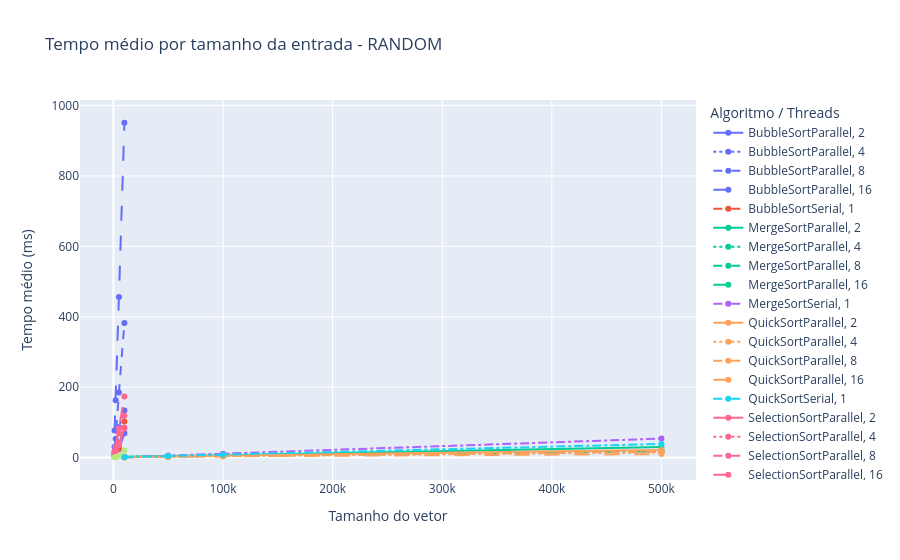

Notebook code cell kept with this figure:
### Markdown cell above
## 5. Comparação por tipo de entrada

### Code cell
tipo_entrada = "RANDOM"

filtered = summary[summary["data_type"] == tipo_entrada]

fig = px.line(
    filtered,
    x="size",
    y="mean_time_ms",
    color="algorithm",
    line_dash="threads",
    markers=True,
    hover_data=["execution_type", "std_time_ms", "samples"],
    title=f"Tempo médio por tamanho da entrada - {tipo_entrada}"
)

fig.update_layout(
    xaxis_title="Tamanho do vetor",
    yaxis_title="Tempo médio (ms)",
    legend_title="Algoritmo / Threads"
)

fig.show()

### Figure 1 — Plotly figure (JSON) as saved in the notebook; plotly's stock layout.template omitted (floating-point values rounded to 4 significant figures)
{"data": [{"customdata": [["PARALLEL", 6.6, 5], ["PARALLEL", 5.677, 5], ["PARALLEL", 1.412, 5], ["PARALLEL", 5.317, 5]], "hovertemplate": "algorithm=BubbleSortParallel<br>threads=2<br>size=%{x}<br>mean_time_ms=%{y}<br>execution_type=%{customdata[0]}<br>std_time_ms=%{customdata[1]}<br>samples=%{customdata[2]}<extra></extra>", "legendgroup": "BubbleSortParallel, 2", "line": {"color": "#636efa", "dash": "solid"}, "marker": {"symbol": "circle"}, "mode": "lines+markers", "name": "BubbleSortParallel, 2", "orientation": "v", "showlegend": true, "type": "scatter", "x": [1000, 2000, 5000, 10000], "xaxis": "x", "y": [7.488, 12.4, 24.69, 69.35], "yaxis": "y"}, {"customdata": [["PARALLEL", 3.01, 5], ["PARALLEL", 1.291, 5], ["PARALLEL", 20.23, 5], ["PARALLEL", 14.72, 5]], "hovertemplate": "algorithm=BubbleSortParallel<br>threads=4<br>size=%{x}<br>mean_time_ms=%{y}<br>execution_type=%{customdata[0]}<br>std_time_ms=%{customdata[1]}<br>samples=%{customdata[2]}<extra></extra>", "legendgroup": "BubbleSortParallel, 4", "line": {"color": "#636efa", "dash": "dot"}, "marker": {"symbol": "circle"}, "mode": "lines+markers", "name": "BubbleSortParallel, 4", "orientation": "v", "showlegend": true, "type": "scatter", "x": [1000, 2000, 5000, 10000], "xaxis": "x", "y": [11.81, 20.23, 86.93, 134.1], "yaxis": "y"}, {"customdata": [["PARALLEL", 5.83, 5], ["PARALLEL", 17.66, 5], ["PARALLEL", 49.66, 5], ["PARALLEL", 59.51, 5]], "hovertemplate": "algorithm=BubbleSortParallel<br>threads=8<br>size=%{x}<br>mean_time_ms=%{y}<br>execution_type=%{customdata[0]}<br>std_time_ms=%{customdata[1]}<br>samples=%{customdata[2]}<extra></extra>", "legendgroup": "BubbleSortParallel, 8", "line": {"color": "#636efa", "dash": "dash"}, "marker": {"symbol": "circle"}, "mode": "lines+markers", "name": "BubbleSortParallel, 8", "orientation": "v", "showlegend": true, "type": "scatter", "x": [1000, 2000, 5000, 10000], "xaxis": "x", "y": [30.56, 53.75, 185.0, 382.5], "yaxis": "y"}, {"customdata": [["PARALLEL", 19.25, 5], ["PARALLEL", 15.5, 5], ["PARALLEL", 43.06, 5], ["PARALLEL", 35.47, 5]], "hovertemplate": "algorithm=BubbleSortParallel<br>threads=16<br>size=%{x}<br>mean_time_ms=%{y}<br>execution_type=%{customdata[0]}<br>std_time_ms=%{customdata[1]}<br>samples=%{customdata[2]}<extra></extra>", "legendgroup": "BubbleSortParallel, 16", "line": {"color": "#636efa", "dash": "longdash"}, "marker": {"symbol": "circle"}, "mode": "lines+markers", "name": "BubbleSortParallel, 16", "orientation": "v", "showlegend": true, "type": "scatter", "x": [1000, 2000, 5000, 10000], "xaxis": "x", "y": [76.9, 162.7, 456.4, 951.1], "yaxis": "y"}, {"customdata": [["SERIAL", 2.218, 5], ["SERIAL", 0.5896, 5], ["SERIAL", 5.602, 5], ["SERIAL", 5.728, 5]], "hovertemplate": "algorithm=BubbleSortSerial<br>threads=1<br>size=%{x}<br>mean_time_ms=%{y}<br>execution_type=%{customdata[0]}<br>std_time_ms=%{customdata[1]}<br>samples=%{customdata[2]}<extra></extra>", "legendgroup": "BubbleSortSerial, 1", "line": {"color": "#EF553B", "dash": "dashdot"}, "marker": {"symbol": "circle"}, "mode": "lines+markers", "name": "BubbleSortSerial, 1", "orientation": "v", "showlegend": true, "type": "scatter", "x": [1000, 2000, 5000, 10000], "xaxis": "x", "y": [1.992, 2.623, 25.27, 102.3], "yaxis": "y"}, {"customdata": [["PARALLEL", 2.809, 5], ["PARALLEL", 0.7349, 5], ["PARALLEL", 0.8617, 5], ["PARALLEL", 1.549, 5]], "hovertemplate": "algorithm=MergeSortParallel<br>threads=2<br>size=%{x}<br>mean_time_ms=%{y}<br>execution_type=%{customdata[0]}<br>std_time_ms=%{customdata[1]}<br>samples=%{customdata[2]}<extra></extra>", "legendgroup": "MergeSortParallel, 2", "line": {"color": "#00cc96", "dash": "solid"}, "marker": {"symbol": "circle"}, "mode": "lines+markers", "name": "MergeSortParallel, 2", "orientation": "v", "showlegend": true, "type": "scatter", "x": [10000, 50000, 100000, 500000], "xaxis": "x", "y": [2.413, 3.743, 6.802, 30.18], "yaxis": "y"}, {"customdata": [["PARALLEL", 1.763, 5], ["PARALLEL", 0.4878, 5], ["PARALLEL", 1.905, 5], ["PARALLEL", 2.548, 5]], "hovertemplate": "algorithm=MergeSortParallel<br>threads=4<br>size=%{x}<br>mean_time_ms=%{y}<br>execution_type=%{customdata[0]}<br>std_time_ms=%{customdata[1]}<br>samples=%{customdata[2]}<extra></extra>", "legendgroup": "MergeSortParallel, 4", "line": {"color": "#00cc96", "dash": "dot"}, "marker": {"symbol": "circle"}, "mode": "lines+markers", "name": "MergeSortParallel, 4", "orientation": "v", "showlegend": true, "type": "scatter", "x": [10000, 50000, 100000, 500000], "xaxis": "x", "y": [1.919, 2.824, 5.788, 19.98], "yaxis": "y"}, {"customdata": [["PARALLEL", 1.194, 5], ["PARALLEL", 0.4288, 5], ["PARALLEL", 0.4756, 5], ["PARALLEL", 2.938, 5]], "hovertemplate": "algorithm=MergeSortParallel<br>threads=8<br>size=%{x}<br>mean_time_ms=%{y}<br>execution_type=%{customdata[0]}<br>std_time_ms=%{customdata[1]}<br>samples=%{customdata[2]}<extra></extra>", "legendgroup": "MergeSortParallel, 8", "line": {"color": "#00cc96", "dash": "dash"}, "marker": {"symbol": "circle"}, "mode": "lines+markers", "name": "MergeSortParallel, 8", "orientation": "v", "showlegend": true, "type": "scatter", "x": [10000, 50000, 100000, 500000], "xaxis": "x", "y": [1.768, 2.474, 4.478, 18.05], "yaxis": "y"}, {"customdata": [["PARALLEL", 0.05219, 5], ["PARALLEL", 0.4618, 5], ["PARALLEL", 2.07, 5], ["PARALLEL", 4.085, 5]], "hovertemplate": "algorithm=MergeSortParallel<br>threads=16<br>size=%{x}<br>mean_time_ms=%{y}<br>execution_type=%{customdata[0]}<br>std_time_ms=%{customdata[1]}<br>samples=%{customdata[2]}<extra></extra>", "legendgroup": "MergeSortParallel, 16", "line": {"color": "#00cc96", "dash": "longdash"}, "marker": {"symbol": "circle"}, "mode": "lines+markers", "name": "MergeSortParallel, 16", "orientation": "v", "showlegend": true, "type": "scatter", "x": [10000, 50000, 100000, 500000], "xaxis": "x", "y": [1.235, 2.667, 5.813, 17.44], "yaxis": "y"}, {"customdata": [["SERIAL", 0.8997, 5], ["SERIAL", 1.785, 5], ["SERIAL", 1.959, 5], ["SERIAL", 1.592, 5]], "hovertemplate": "algorithm=MergeSortSerial<br>threads=1<br>size=%{x}<br>mean_time_ms=%{y}<br>execution_type=%{customdata[0]}<br>std_time_ms=%{customdata[1]}<br>samples=%{customdata[2]}<extra></extra>", "legendgroup": "MergeSortSerial, 1", "line": {"color": "#ab63fa", "dash": "dashdot"}, "marker": {"symbol": "circle"}, "mode": "lines+markers", "name": "MergeSortSerial, 1", "orientation": "v", "showlegend": true, "type": "scatter", "x": [10000, 50000, 100000, 500000], "xaxis": "x", "y": [1.198, 5.939, 11.34, 54.07], "yaxis": "y"}, {"customdata": [["PARALLEL", 0.1526, 5], ["PARALLEL", 0.4471, 5], ["PARALLEL", 1.18, 5], ["PARALLEL", 0.7487, 5]], "hovertemplate": "algorithm=QuickSortParallel<br>threads=2<br>size=%{x}<br>mean_time_ms=%{y}<br>execution_type=%{customdata[0]}<br>std_time_ms=%{customdata[1]}<br>samples=%{customdata[2]}<extra></extra>", "legendgroup": "QuickSortParallel, 2", "line": {"color": "#FFA15A", "dash": "solid"}, "marker": {"symbol": "circle"}, "mode": "lines+markers", "name": "QuickSortParallel, 2", "orientation": "v", "showlegend": true, "type": "scatter", "x": [10000, 50000, 100000, 500000], "xaxis": "x", "y": [1.139, 3.326, 6.082, 21.37], "yaxis": "y"}, {"customdata": [["PARALLEL", 0.1623, 5], ["PARALLEL", 0.6688, 5], ["PARALLEL", 0.4618, 5], ["PARALLEL", 1.036, 5]], "hovertemplate": "algorithm=QuickSortParallel<br>threads=4<br>size=%{x}<br>mean_time_ms=%{y}<br>execution_type=%{customdata[0]}<br>std_time_ms=%{customdata[1]}<br>samples=%{customdata[2]}<extra></extra>", "legendgroup": "QuickSortParallel, 4", "line": {"color": "#FFA15A", "dash": "dot"}, "marker": {"symbol": "circle"}, "mode": "lines+markers", "name": "QuickSortParallel, 4", "orientation": "v", "showlegend": true, "type": "scatter", "x": [10000, 50000, 100000, 500000], "xaxis": "x", "y": [1.192, 2.683, 4.146, 14.91], "yaxis": "y"}, {"customdata": [["PARALLEL", 0.1297, 5], ["PARALLEL", 0.4241, 5], ["PARALLEL", 0.5974, 5], ["PARALLEL", 10.78, 5]], "hovertemplate": "algorithm=QuickSortParallel<br>threads=8<br>size=%{x}<br>mean_time_ms=%{y}<br>execution_type=%{customdata[0]}<br>std_time_ms=%{customdata[1]}<br>samples=%{customdata[2]}<extra></extra>", "legendgroup": "QuickSortParallel, 8", "line": {"color": "#FFA15A", "dash": "dash"}, "marker": {"symbol": "circle"}, "mode": "lines+markers", "name": "QuickSortParallel, 8", "orientation": "v", "showlegend": true, "type": "scatter", "x": [10000, 50000, 100000, 500000], "xaxis": "x", "y": [1.202, 2.406, 4.12, 17.04], "yaxis": "y"}, {"customdata": [["PARALLEL", 0.3689, 5], ["PARALLEL", 0.111, 5], ["PARALLEL", 0.9953, 5], ["PARALLEL", 1.911, 5]], "hovertemplate": "algorithm=QuickSortParallel<br>threads=16<br>size=%{x}<br>mean_time_ms=%{y}<br>execution_type=%{customdata[0]}<br>std_time_ms=%{customdata[1]}<br>samples=%{customdata[2]}<extra></extra>", "legendgroup": "QuickSortParallel, 16", "line": {"color": "#FFA15A", "dash": "longdash"}, "marker": {"symbol": "circle"}, "mode": "lines+markers", "name": "QuickSortParallel, 16", "orientation": "v", "showlegend": true, "type": "scatter", "x": [10000, 50000, 100000, 500000], "xaxis": "x", "y": [1.06, 2.567, 3.762, 10.02], "yaxis": "y"}, {"customdata": [["SERIAL", 0.3913, 5], ["SERIAL", 1.204, 5], ["SERIAL", 0.3726, 5], ["SERIAL", 0.6015, 5]], "hovertemplate": "algorithm=QuickSortSerial<br>threads=1<br>size=%{x}<br>mean_time_ms=%{y}<br>execution_type=%{customdata[0]}<br>std_time_ms=%{customdata[1]}<br>samples=%{customdata[2]}<extra></extra>", "legendgroup": "QuickSortSerial, 1", "line": {"color": "#19d3f3", "dash": "dashdot"}, "marker": {"symbol": "circle"}, "mode": "lines+markers", "name": "QuickSortSerial, 1", "orientation": "v", "showlegend": true, "type": "scatter", "x": [10000, 50000, 100000, 500000], "xaxis": "x", "y": [1.096, 4.549, 8.429, 38.85], "yaxis": "y"}, {"customdata": [["PARALLEL", 8.62, 5], ["PARALLEL", 2.455, 5], ["PARALLEL", 1.928, 5], ["PARALLEL", 9.515, 5]], "hovertemplate": "algorithm=SelectionSortParallel<br>threads=2<br>size=%{x}<br>mean_time_ms=%{y}<br>execution_type=%{customdata[0]}<br>std_time_ms=%{customdata[1]}<br>samples=%{customdata[2]}<extra></extra>", "legendgroup": "SelectionSortParallel, 2", "line": {"color": "#FF6692", "dash": "solid"}, "marker": {"symbol": "circle"}, "mode": "lines+markers", "name": "SelectionSortParallel, 2", "orientation": "v", "showlegend": true, "type": "scatter", "x": [1000, 2000, 5000, 10000], "xaxis": "x", "y": [13.62, 16.14, 35.11, 82.76], "yaxis": "y"}, {"customdata": [["PARALLEL", 3.227, 5], ["PARALLEL", 1.935, 5], ["PARALLEL", 9.054, 5], ["PARALLEL", 5.056, 5]], "hovertemplate": "algorithm=SelectionSortParallel<br>threads=4<br>size=%{x}<br>mean_time_ms=%{y}<br>execution_type=%{customdata[0]}<br>std_time_ms=%{customdata[1]}<br>samples=%{customdata[2]}<extra></extra>", "legendgroup": "SelectionSortParallel, 4", "line": {"color": "#FF6692", "dash": "dot"}, "marker": {"symbol": "circle"}, "mode": "lines+markers", "name": "SelectionSortParallel, 4", "orientation": "v", "showlegend": true, "type": "scatter", "x": [1000, 2000, 5000, 10000], "xaxis": "x", "y": [11.18, 15.85, 43.46, 85.9], "yaxis": "y"}, {"customdata": [["PARALLEL", 3.698, 5], ["PARALLEL", 4.144, 5], ["PARALLEL", 11.11, 5], ["PARALLEL", 15.88, 5]], "hovertemplate": "algorithm=SelectionSortParallel<br>threads=8<br>size=%{x}<br>mean_time_ms=%{y}<br>execution_type=%{customdata[0]}<br>std_time_ms=%{customdata[1]}<br>samples=%{customdata[2]}<extra></extra>", "legendgroup": "SelectionSortParallel, 8", "line": {"color": "#FF6692", "dash": "dash"}, "marker": {"symbol": "circle"}, "mode": "lines+markers", "name": "SelectionSortParallel, 8", "orientation": "v", "showlegend": true, "type": "scatter", "x": [1000, 2000, 5000, 10000], "xaxis": "x", "y": [13.48, 23.1, 68.33, 118.8], "yaxis": "y"}, {"customdata": [["PARALLEL", 5.013, 5], ["PARALLEL", 8.737, 5], ["PARALLEL", 16.76, 5], ["PARALLEL", 21.07, 5]], "hovertemplate": "algorithm=SelectionSortParallel<br>threads=16<br>size=%{x}<br>mean_time_ms=%{y}<br>execution_type=%{customdata[0]}<br>std_time_ms=%{customdata[1]}<br>samples=%{customdata[2]}<extra></extra>", "legendgroup": "SelectionSortParallel, 16", "line": {"color": "#FF6692", "dash": "longdash"}, "marker": {"symbol": "circle"}, "mode": "lines+markers", "name": "SelectionSortParallel, 16", "orientation": "v", "showlegend": true, "type": "scatter", "x": [1000, 2000, 5000, 10000], "xaxis": "x", "y": [18.14, 30.14, 83.25, 173.7], "yaxis": "y"}, {"customdata": [["SERIAL", 1.854, 5], ["SERIAL", 0.5912, 5], ["SERIAL", 0.841, 5], ["SERIAL", 2.119, 5]], "hovertemplate": "algorithm=SelectionSortSerial<br>threads=1<br>size=%{x}<br>mean_time_ms=%{y}<br>execution_type=%{customdata[0]}<br>std_time_ms=%{customdata[1]}<br>samples=%{customdata[2]}<extra></extra>", "legendgroup": "SelectionSortSerial, 1", "line": {"color": "#B6E880", "dash": "dashdot"}, "marker": {"symbol": "circle"}, "mode": "lines+markers", "name": "SelectionSortSerial, 1", "orientation": "v", "showlegend": true, "type": "scatter", "x": [1000, 2000, 5000, 10000], "xaxis": "x", "y": [1.187, 1.203, 5.442, 20.31], "yaxis": "y"}], "layout": {"legend": {"title": {"text": "Algoritmo / Threads"}, "tracegroupgap": 0}, "title": {"text": "Tempo médio por tamanho da entrada - RANDOM"}, "xaxis": {"anchor": "y", "domain": [0, 1], "title": {"text": "Tamanho do vetor"}}, "yaxis": {"anchor": "x", "domain": [0, 1], "title": {"text": "Tempo médio (ms)"}}}}
